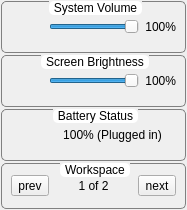
<?xml version="1.0" encoding="UTF-8"?>
<ui version="4.0">
 <class>LSysMenuQuick</class>
 <widget class="QWidget" name="LSysMenuQuick">
  <property name="geometry">
   <rect>
    <x>0</x>
    <y>0</y>
    <width>187</width>
    <height>210</height>
   </rect>
  </property>
  <property name="windowTitle">
   <string>Form</string>
  </property>
  <property name="styleSheet">
   <string notr="true">QGroupBox{
border-radius: 5px;
border: 1px solid grey;
margin-top: 1ex;
}
QGroupBox::title{
subcontrol-origin: margin;
subcontrol-position: top center;
padding: 0 3px;
background-color: rgba(255,255,255,255);
border-radius: 5px;
font-weight: bold;
}</string>
  </property>
  <layout class="QVBoxLayout" name="verticalLayout">
   <property name="spacing">
    <number>2</number>
   </property>
   <property name="margin">
    <number>1</number>
   </property>
   <item>
    <widget class="QGroupBox" name="group_volume">
     <property name="title">
      <string>System Volume</string>
     </property>
     <property name="flat">
      <bool>false</bool>
     </property>
     <layout class="QHBoxLayout" name="horizontalLayout">
      <item>
       <widget class="QLabel" name="label_vol_icon">
        <property name="sizePolicy">
         <sizepolicy hsizetype="Fixed" vsizetype="Fixed">
          <horstretch>0</horstretch>
          <verstretch>0</verstretch>
         </sizepolicy>
        </property>
        <property name="minimumSize">
         <size>
          <width>32</width>
          <height>32</height>
         </size>
        </property>
        <property name="maximumSize">
         <size>
          <width>32</width>
          <height>32</height>
         </size>
        </property>
        <property name="text">
         <string notr="true"/>
        </property>
       </widget>
      </item>
      <item>
       <widget class="QSlider" name="slider_volume">
        <property name="maximum">
         <number>100</number>
        </property>
        <property name="value">
         <number>100</number>
        </property>
        <property name="orientation">
         <enum>Qt::Horizontal</enum>
        </property>
       </widget>
      </item>
      <item>
       <widget class="QLabel" name="label_vol_text">
        <property name="text">
         <string notr="true">100%</string>
        </property>
        <property name="alignment">
         <set>Qt::AlignRight|Qt::AlignTrailing|Qt::AlignVCenter</set>
        </property>
       </widget>
      </item>
     </layout>
    </widget>
   </item>
   <item>
    <widget class="QGroupBox" name="group_brightness">
     <property name="title">
      <string>Screen Brightness</string>
     </property>
     <layout class="QHBoxLayout" name="horizontalLayout_2">
      <item>
       <widget class="QLabel" name="label_bright_icon">
        <property name="sizePolicy">
         <sizepolicy hsizetype="Fixed" vsizetype="Fixed">
          <horstretch>0</horstretch>
          <verstretch>0</verstretch>
         </sizepolicy>
        </property>
        <property name="minimumSize">
         <size>
          <width>32</width>
          <height>32</height>
         </size>
        </property>
        <property name="maximumSize">
         <size>
          <width>32</width>
          <height>32</height>
         </size>
        </property>
        <property name="text">
         <string notr="true"/>
        </property>
       </widget>
      </item>
      <item>
       <widget class="QSlider" name="slider_brightness">
        <property name="maximum">
         <number>100</number>
        </property>
        <property name="value">
         <number>100</number>
        </property>
        <property name="orientation">
         <enum>Qt::Horizontal</enum>
        </property>
       </widget>
      </item>
      <item>
       <widget class="QLabel" name="label_bright_text">
        <property name="text">
         <string notr="true">100%</string>
        </property>
        <property name="alignment">
         <set>Qt::AlignRight|Qt::AlignTrailing|Qt::AlignVCenter</set>
        </property>
       </widget>
      </item>
     </layout>
    </widget>
   </item>
   <item>
    <widget class="QGroupBox" name="group_battery">
     <property name="title">
      <string>Battery Status</string>
     </property>
     <layout class="QHBoxLayout" name="horizontalLayout_3">
      <item>
       <widget class="QLabel" name="label_bat_icon">
        <property name="sizePolicy">
         <sizepolicy hsizetype="Fixed" vsizetype="Fixed">
          <horstretch>0</horstretch>
          <verstretch>0</verstretch>
         </sizepolicy>
        </property>
        <property name="minimumSize">
         <size>
          <width>32</width>
          <height>32</height>
         </size>
        </property>
        <property name="maximumSize">
         <size>
          <width>32</width>
          <height>32</height>
         </size>
        </property>
        <property name="text">
         <string notr="true"/>
        </property>
       </widget>
      </item>
      <item>
       <widget class="QLabel" name="label_bat_text">
        <property name="sizePolicy">
         <sizepolicy hsizetype="Expanding" vsizetype="Preferred">
          <horstretch>0</horstretch>
          <verstretch>0</verstretch>
         </sizepolicy>
        </property>
        <property name="text">
         <string notr="true">100% (Plugged in)</string>
        </property>
        <property name="alignment">
         <set>Qt::AlignCenter</set>
        </property>
       </widget>
      </item>
     </layout>
    </widget>
   </item>
   <item>
    <widget class="QGroupBox" name="group_workspace">
     <property name="title">
      <string>Workspace</string>
     </property>
     <layout class="QHBoxLayout" name="horizontalLayout_4">
      <item>
       <widget class="QToolButton" name="tool_wk_prev">
        <property name="text">
         <string notr="true">prev</string>
        </property>
       </widget>
      </item>
      <item>
       <widget class="QLabel" name="label_wk_text">
        <property name="text">
         <string notr="true">1 of 2</string>
        </property>
        <property name="alignment">
         <set>Qt::AlignCenter</set>
        </property>
       </widget>
      </item>
      <item>
       <widget class="QToolButton" name="tool_wk_next">
        <property name="text">
         <string notr="true">next</string>
        </property>
       </widget>
      </item>
     </layout>
    </widget>
   </item>
  </layout>
 </widget>
 <resources/>
 <connections/>
</ui>
